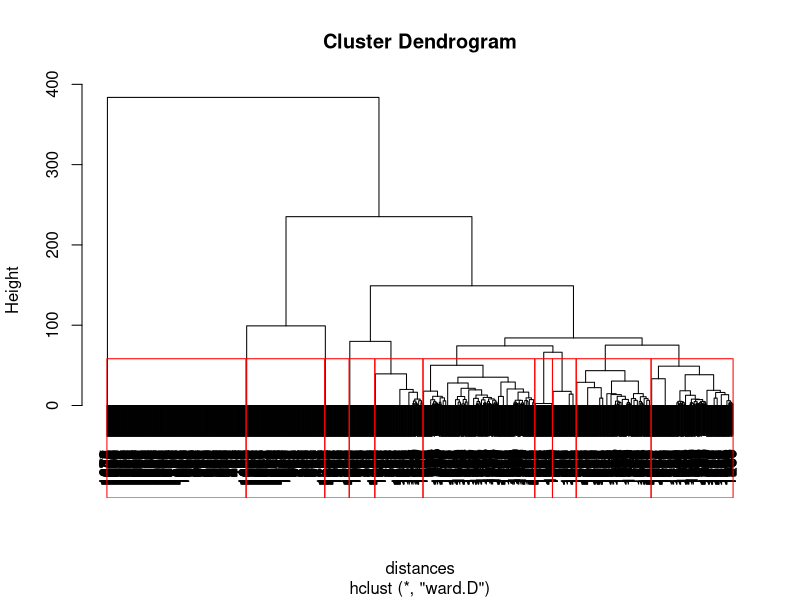

Recreate this plot in R. (Note: this script raises an error after producing the figure.)
library(dplyr)
movies <- read.table("movielens.txt", header = FALSE, sep = "|", quote = "\"")
colnames(movies) = c("ID", "Title", "ReleaseDate", "VideoReleaseDate", "IMDB", "unknown", "Action", "Adventure", "Animation", "Children", "Comedy", "Crime", "Documentary", "Drama", "Fantasy", "FilmNoir", "Horror", "Musical", "Mystery", "Romance", "SciFi", "Thriller", "War", "Western")

movies <- movies %>% select(-ID, -ReleaseDate, -VideoReleaseDate, -IMDB)
str(movies)
movies <- unique(movies)
str(movies)

distances = dist(movies[2:20], method = "euclidean")
clusterMovies = hclust(distances, method="ward")
plot(clusterMovies)
rect.hclust(clusterMovies, k=10, border="red")
clusterGroups = cutree(clusterMovies, k = 10)
tapply(movies$Action, clusterGroups, mean)

subset(movies, Title=="Men in Black (1997)")
clusterGroups[257]
cluster2 = subset(movies, clusterGroups == 2)
cluster2$Title[1:10]


k = 5
set.seed(1)
KMC = kmeans(movies, centers = k, iter.max=1000)